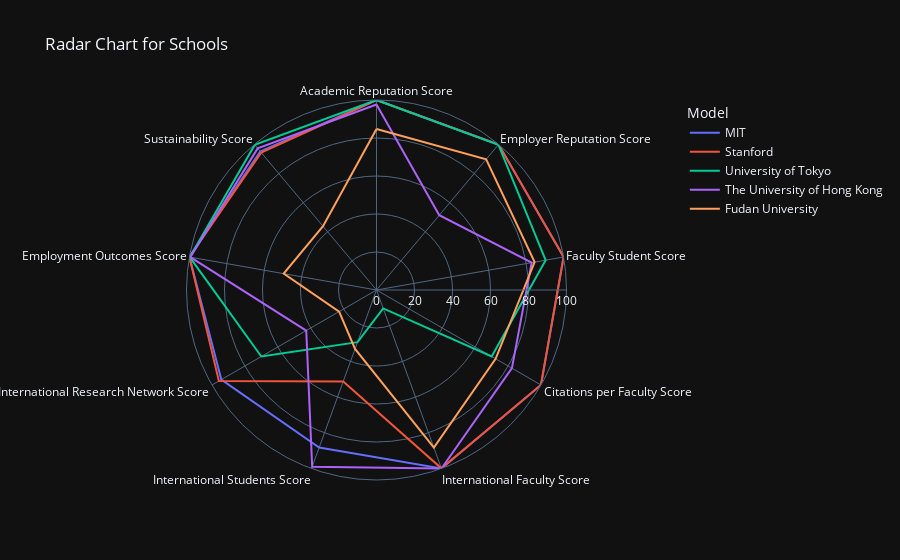

Here is the notebook cell this chart was saved with:
### Markdown cell above
We can see where the schools strength is and where it is strong. For example, Tsinghua's International scores are quite weak. This can either mean a smaller international faculty, students are less interested in studying abroad in Tsinghua, or more. Further analysis would have to be done to explain these rankings, but it is a good visualization to see the strenghts of a university based on the QS ranking standard. Let's look at some more.

### Code cell
mit = school_scores('Massachusetts Institute of Technology (MIT) ') # Rank 1
stanford = school_scores('Stanford University') # Rank 5
uni_of_tokyo = school_scores('The University of Tokyo') # Rank 28
uni_of_hk = school_scores('The University of Hong Kong') # Rank 26
fudan = school_scores('Fudan University') # Rank 50

mit['Model'] = 'MIT'
stanford['Model'] = 'Stanford'
uni_of_tokyo['Model'] = 'University of Tokyo'
uni_of_hk['Model'] = 'The University of Hong Kong'
fudan['Model'] = 'Fudan University'

all_uni = pd.concat([mit, stanford, uni_of_tokyo, uni_of_hk, fudan], axis=0)
# all_uni['Score'] = all_uni['Score'].max() - all_uni['Score']
# print(all_uni)

fig = px.line_polar(all_uni, r='Score', theta='Score Type', color='Model', 
                    title='Radar Chart for Schools',  
                    template="plotly_dark", line_close=True)
fig.show()

# Create two scatter plots using Plotly Express
# line_polar_1 = px.line_polar(mit, r='Score', theta='Score Type', title='Radar Chart For MIT', line_close=True)
# line_polar_2 = px.line_polar(stanford, r='Score', theta='Score Type', title='Radar Chart For Stanford', line_close=True)
# line_polar_3 = px.line_polar(uni_of_tokyo, r='Score', theta='Score Type', title='Radar Chart For Stanford', line_close=True)

### Figure 1 — Plotly figure (JSON) as saved in the notebook; plotly's stock layout.template omitted (floating-point values rounded to 4 significant figures)
{"data": [{"hovertemplate": "Model=MIT<br>Score=%{r}<br>Score Type=%{theta}<extra></extra>", "legendgroup": "MIT", "line": {"color": "#636efa", "dash": "solid"}, "marker": {"symbol": "circle"}, "mode": "lines", "name": "MIT", "r": [100, 100, 100, 100, 100, 88.2, 94.3, 100, 95.2, 100], "showlegend": true, "subplot": "polar", "theta": ["Academic Reputation Score", "Employer Reputation Score", "Faculty Student Score", "Citations per Faculty Score", "International Faculty Score", "International Students Score", "International Research Network Score", "Employment Outcomes Score", "Sustainability Score", "Academic Reputation Score"], "type": "scatterpolar"}, {"hovertemplate": "Model=Stanford<br>Score=%{r}<br>Score Type=%{theta}<extra></extra>", "legendgroup": "Stanford", "line": {"color": "#EF553B", "dash": "solid"}, "marker": {"symbol": "circle"}, "mode": "lines", "name": "Stanford", "r": [100, 100, 100, 99.9, 99.9, 51.2, 95.8, 100, 94.4, 100], "showlegend": true, "subplot": "polar", "theta": ["Academic Reputation Score", "Employer Reputation Score", "Faculty Student Score", "Citations per Faculty Score", "International Faculty Score", "International Students Score", "International Research Network Score", "Employment Outcomes Score", "Sustainability Score", "Academic Reputation Score"], "type": "scatterpolar"}, {"hovertemplate": "Model=University of Tokyo<br>Score=%{r}<br>Score Type=%{theta}<extra></extra>", "legendgroup": "University of Tokyo", "line": {"color": "#00cc96", "dash": "solid"}, "marker": {"symbol": "circle"}, "mode": "lines", "name": "University of Tokyo", "r": [100, 99.8, 90.4, 70, 10.3, 29.2, 70, 99.8, 99.7, 100], "showlegend": true, "subplot": "polar", "theta": ["Academic Reputation Score", "Employer Reputation Score", "Faculty Student Score", "Citations per Faculty Score", "International Faculty Score", "International Students Score", "International Research Network Score", "Employment Outcomes Score", "Sustainability Score", "Academic Reputation Score"], "type": "scatterpolar"}, {"hovertemplate": "Model=The University of Hong Kong<br>Score=%{r}<br>Score Type=%{theta}<extra></extra>", "legendgroup": "The University of Hong Kong", "line": {"color": "#ab63fa", "dash": "solid"}, "marker": {"symbol": "circle"}, "mode": "lines", "name": "The University of Hong Kong", "r": [97.6, 51.4, 82.9, 82.3, 100, 99, 42.7, 99.5, 97.3, 97.6], "showlegend": true, "subplot": "polar", "theta": ["Academic Reputation Score", "Employer Reputation Score", "Faculty Student Score", "Citations per Faculty Score", "International Faculty Score", "International Students Score", "International Research Network Score", "Employment Outcomes Score", "Sustainability Score", "Academic Reputation Score"], "type": "scatterpolar"}, {"hovertemplate": "Model=Fudan University<br>Score=%{r}<br>Score Type=%{theta}<extra></extra>", "legendgroup": "Fudan University", "line": {"color": "#FFA15A", "dash": "solid"}, "marker": {"symbol": "circle"}, "mode": "lines", "name": "Fudan University", "r": [84.7, 89.8, 84.5, 72.4, 88.3, 33, 22.7, 49.6, 43.8, 84.7], "showlegend": true, "subplot": "polar", "theta": ["Academic Reputation Score", "Employer Reputation Score", "Faculty Student Score", "Citations per Faculty Score", "International Faculty Score", "International Students Score", "International Research Network Score", "Employment Outcomes Score", "Sustainability Score", "Academic Reputation Score"], "type": "scatterpolar"}], "layout": {"legend": {"title": {"text": "Model"}, "tracegroupgap": 0}, "polar": {"angularaxis": {"direction": "clockwise", "rotation": 90}, "domain": {"x": [0, 1], "y": [0, 1]}}, "title": {"text": "Radar Chart for Schools"}}}
